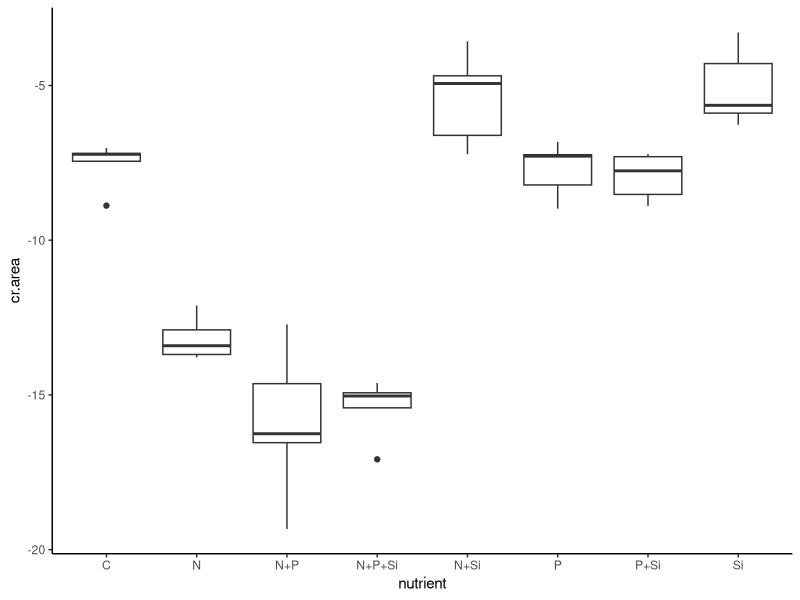
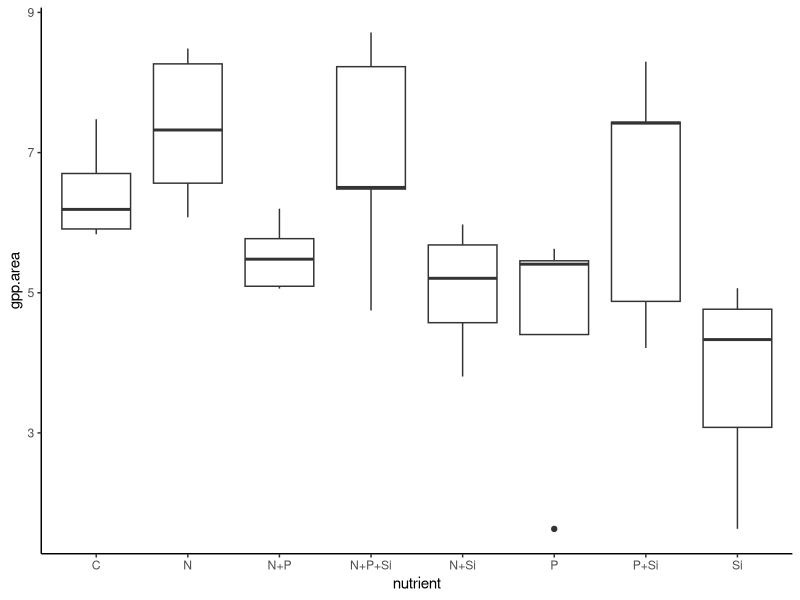
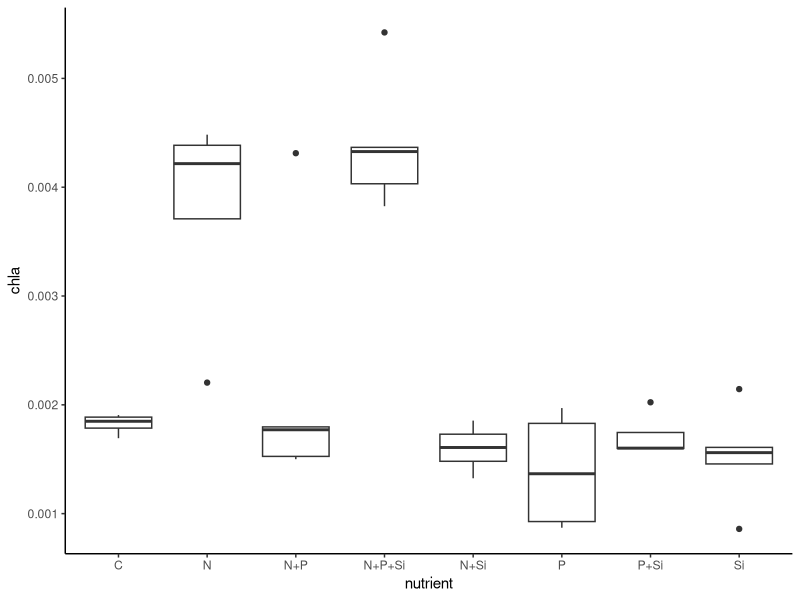
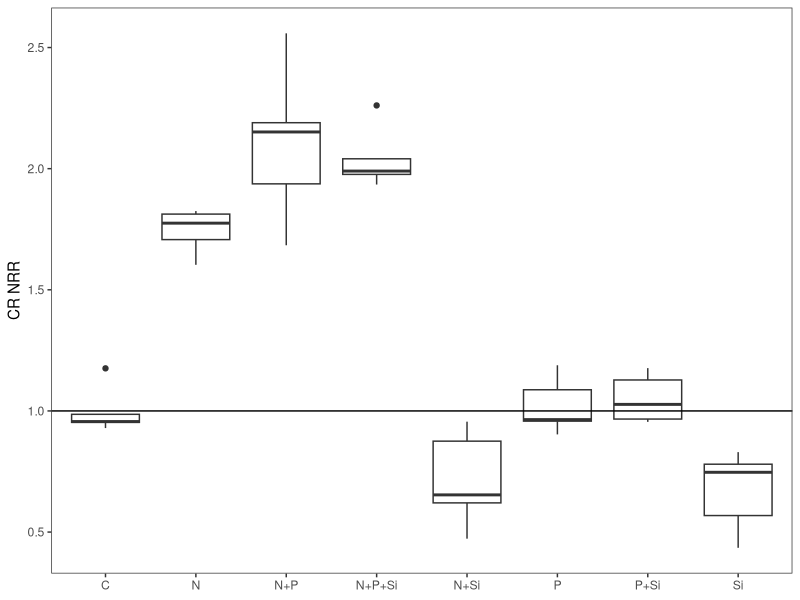
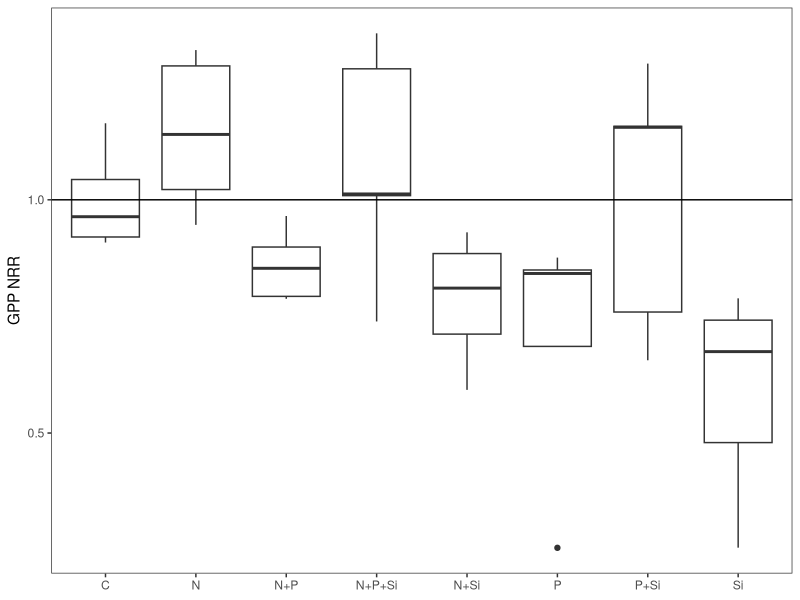
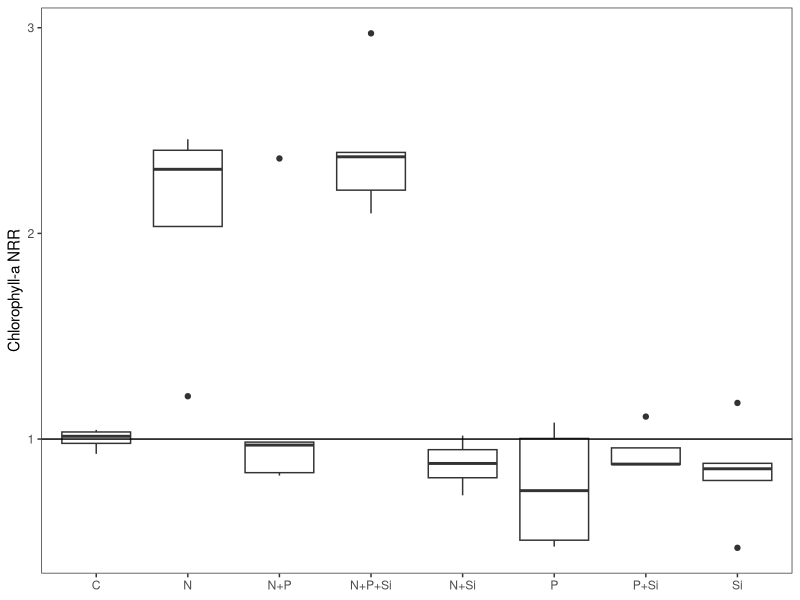
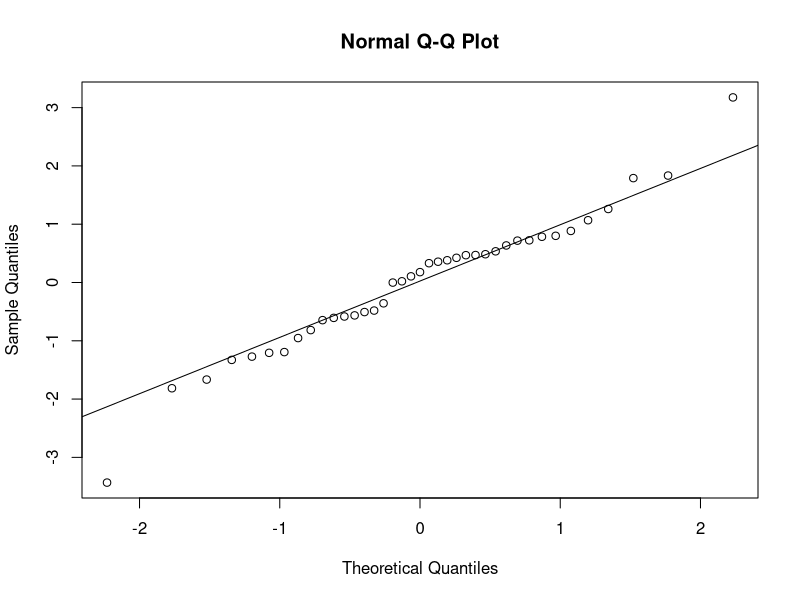
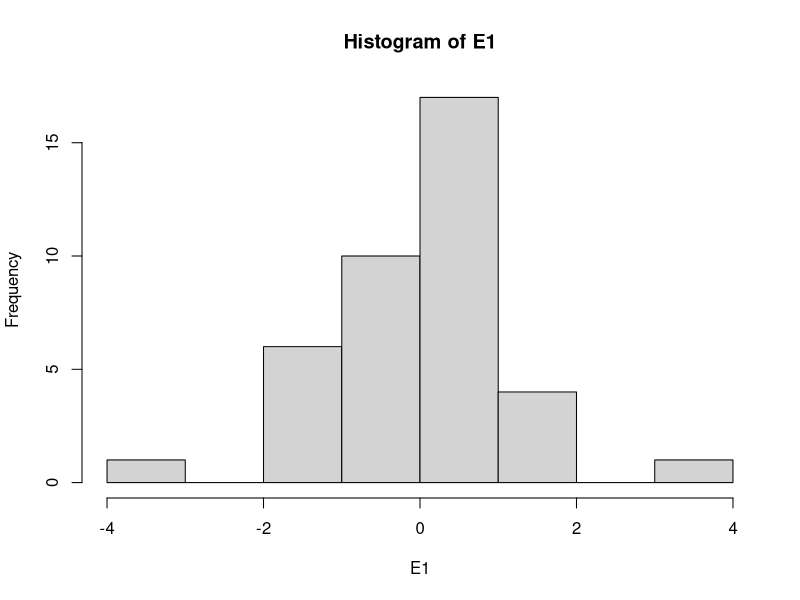

Generate these figures, in order, with R: (Note: this script raises an error after producing the figures.)
#Author:  Clay Arango
#Creation date: 10-Feb-19
#Script to analyze NDS data from Summer 2018 WSB work with S. Roley and A. Alexiades

#packages
install.packages("nlme")
install.packages("nortest")
install.packages("plyr")
install.packages("dplyr")
install.packages("multcomp")
install.packages("MASS")
install.packages("ggplot2")
library(nlme)
library(nortest)
library(plyr)
library(dplyr)
library(multcomp)
library(MASS)
library(ggplot2)

#Load data
ring_summer <- read.table(file="ring_summer.csv", header=T, sep=",")

#set variable
d = ring_summer

#evaluate data to make sure factors are correct
names(d)

unique(d$nutrient) #control, N, NP, NPSi, NSi, P, PSi, Si
unique(d$N) #should be 0 and 1
unique(d$P) #should be 0 and 1
unique(d$Si) #should be 0 and 1
unique(d$top) #should be "sponge" and "glass"
#if need to change, use recode function below. 
d$top<-recode(d$top, "cellulose" ="sponge")
str(d)

#convert N and P and Si values (0 or 1 for absence or presence) to factors
d$N<-as.factor(d$N)
d$P<-as.factor(d$P)
d$Si<-as.factor(d$Si)
str(d)

#subset data into gpp and cr response
d.cr = subset(d, top=="sponge", data=d)
d.gpp = subset(d, top=="glass", data=d)

#check for outliers and check data entry before calculating CR-NRR
ggplot(d.cr, aes(x=nutrient, y=cr.area)) + geom_boxplot() + theme_classic()
#looks OK

#calculate nrr for cr
x<-ddply(d.cr, "nutrient", summarise, ave_cr = mean(cr.area, na.rm=T)) 
x
d.cr$cr.nrr = d.cr$cr.area/-7.554539 #divide by control ave_cr

#check for outliers and check data entry before calculating GPP- and chla-NRR
ggplot(d.gpp, aes(x=nutrient, y=gpp.area)) + geom_boxplot() + theme_classic()
#K8 is very low
ggplot(d.gpp, aes(x=nutrient, y=chla)) + geom_boxplot() + theme_classic()
#all values are very low, check units. S1, L7 are low, N2 is high

#calculate nrr for gpp and chla
x<- ddply(d.gpp, "nutrient", summarise, ave_gpp = mean(gpp.area, na.rm=T), ave_chla = mean(chla, na.rm=T)) 
x
d.gpp$gpp.nrr = d.gpp$gpp.area/6.422422 #divide by control ave_gpp
d.gpp$chla.nrr = d.gpp$chla/0.001824141 #divide by control ave_chla
#use to exclude outliers
#x1<- ddply(subset(d.gpp, !(nds.id=="F6")), "nutrient", summarise, ave_chla = mean(chla_ug_cm2, na.rm=T)) 
#x1
#d.gpp$chla.nrr_1<-d.gpp$chla_ug_cm2/2.700340

#combine into one file and export
d.cr$chla.nrr<-NA
#d.cr$chla.nrr_1<-NA#for excluded outliers
d.cr$gpp.nrr<-NA
d.gpp$cr.nrr<-NA
d.nrr<-rbind(d.cr, d.gpp)
d.nrr$site.date<-"ring_summer"
write.table(d.nrr, "ring_summer_nrr.csv",  sep=",", quote=F, row.names =F)

###############
#plots of NRR
##############
ggplot(data=subset(d.cr, !(nutrient=="control")), aes(x=nutrient, y=cr.nrr))+geom_boxplot()+theme_bw()+
  ylab("CR NRR")+geom_abline(slope = 0, intercept = 1)+
  theme(axis.title.x=element_blank(), panel.grid.minor=element_blank(), panel.grid.major=element_blank())
#N limitation, possible P secondary limitation

ggplot(data=subset(d.gpp, !(nutrient=="control")), aes(x=nutrient, y=gpp.nrr))+geom_boxplot()+theme_bw()+
  ylab("GPP NRR")+geom_abline(slope = 0, intercept = 1)+
  theme(axis.title.x=element_blank(), panel.grid.minor=element_blank(), panel.grid.major=element_blank())
#possible N limitation (but not NP), likely no limitation

ggplot(data=subset(d.gpp, !(nutrient=="control")), aes(x=nutrient, y=chla.nrr))+geom_boxplot()+theme_bw()+
  ylab("Chlorophyll-a NRR")+geom_abline(slope = 0, intercept = 1)+ 
  theme(axis.title.x=element_blank(), panel.grid.minor=element_blank(), panel.grid.major=element_blank())
#N limitation (but why not N+P?)

##########
#NRR Summary Files
#########

GPP_sum<-ddply(d.gpp, "nutrient", summarise, ave_nrr.gpp=mean(gpp.nrr, na.rm=T), sd_nrr.gpp=sd(gpp.nrr, na.rm=T), 
               se_nrr.gpp =(sd(gpp.nrr)/sqrt(sum(!is.na(gpp.nrr)))), 
               ci95_nrr.gpp = (1.96*(sd(gpp.nrr)/sqrt(sum(!is.na(gpp.nrr))))),
               ave_nrr.chla=mean(chla.nrr, na.rm=T), sd_nrr.chla=sd(chla.nrr, na.rm=T), 
               se_nrr.chla =(sd(chla.nrr)/sqrt(sum(!is.na(chla.nrr)))), 
               ci95_nrr.chla = (1.96*(sd(chla.nrr)/sqrt(sum(!is.na(chla.nrr))))))
CR_sum<-ddply(d.cr, "nutrient", summarise, ave_nrr.cr=mean(cr.nrr, na.rm=T), sd_nrr.cr=sd(cr.nrr, na.rm=T), 
              se_nrr.cr =(sd(cr.nrr)/sqrt(sum(!is.na(cr.nrr)))), 
              ci95_nrr.cr = (1.96*(sd(cr.nrr)/sqrt(sum(!is.na(cr.nrr))))))

#now combine into one and export
d.sum<-merge(GPP_sum, CR_sum, by="nutrient")
d.sum$site_date<-"ring_summer"
write.table(d.sum, "ring_summer_summ.csv",  sep=",", quote=F, row.names=F)

############################################################
#analyze RESPIRATION data
############################################################

M1<-gls(cr.area~N*P*Si, data=d.cr, na.action=na.omit)
E1<-residuals(M1)
qqnorm(E1)
qqline(E1)
ad.test(E1)
   #residuals are normally distributed
hist(E1)  
plot(M1)

plot(filter(d.cr, !is.na(cr.area)) %>% dplyr::select(nutrient), 
     E1, xlab="nutrient", ylab="Residuals")
bartlett.test(cr.area~nutrient, data=d.cr)
   #variance test OK

anova(M1)
  
x <- group_by(d.cr, nutrient) %>%  # Grouping function causes subsequent functions to aggregate by season and reach
  summarize(cr.mean = abs(mean(cr.area, na.rm = TRUE)), # na.rm = TRUE to remove missing values
            cr.sd=abs(sd(cr.area, na.rm = TRUE)),  # na.rm = TRUE to remove missing values
            n = sum(!is.na(cr.area)), # of observations, excluding NAs. 
            cr.se=cr.sd/sqrt(n))

ggplot(data=x, aes(x=nutrient, y=cr.mean)) + 
  geom_bar(stat="identity", position=position_dodge(), color = "black") + 
  geom_errorbar(aes(ymin=cr.mean, ymax=cr.mean+cr.se), width=0.2, 
                position=position_dodge(0.9)) + 
  xlab("Nutrient") +
  ylab(expression(Respiration~(ug~O[2]~m^{-2}~h^{-1}))) +
  ylim(0,20) +
  labs(fill="Light") +
  theme_bw() +
  theme(panel.grid.major=element_blank(),
        panel.grid.minor=element_blank(),
        legend.title=element_text(size=6),
        legend.key=element_blank(), 
        legend.position=c(0.5,0.95), 
        legend.text=element_text(size=8), 
        legend.background=element_blank(), 
        legend.direction="horizontal", 
        legend.key.size=unit(0.3, "cm"), 
        axis.title.y=element_text(size=8), 
        axis.title.x=element_text(size=8), 
        axis.text.x=element_text(size=8))

#ggsave('output/figures/Ring_summer.tiff',
#       units="in",
#       width=3.25,
#       height=3.25,
#       dpi=1200,
#       compression="lzw")

#summarize nrr
x <- group_by(d.cr, nutrient) %>%  # Grouping function causes subsequent functions to aggregate by season and reach
  summarize(cr.mean = abs(mean(cr.nrr, na.rm = TRUE)), # na.rm = TRUE to remove missing values
            cr.sd=abs(sd(cr.nrr, na.rm = TRUE)),  # na.rm = TRUE to remove missing values
            n = sum(!is.na(cr.nrr)), # of observations, excluding NAs. 
            cr.se=cr.sd/sqrt(n))

############################################################
#analyze the PRODUCTION data
############################################################

M1<-gls(gpp.area~N*P*Si, data=d.gpp, na.action=na.omit) 
E1<-residuals(M1)
qqnorm(E1)
qqline(E1)
ad.test(E1)
   #residuals are not normal, but they are close

hist(E1, xlab="residuals", main="")
plot(M1)

plot(filter(d.gpp, !is.na(gpp.area)) %>% dplyr::select(nutrient), 
     E1, xlab="nutrient", ylab="Residuals")
bartlett.test(gpp.area~nutrient, data=d.gpp)
   #OK

anova(M1)
  
x <- group_by(d.gpp, nutrient) %>%  # Grouping function causes subsequent functions to aggregate by season and reach
  summarize(gpp.mean = abs(mean(gpp.area, na.rm = TRUE)), # na.rm = TRUE to remove missing values
            gpp.sd=abs(sd(gpp.area, na.rm = TRUE)),  # na.rm = TRUE to remove missing values
            n = sum(!is.na(gpp.area)), # of observations, excluding NAs. 
            gpp.se=gpp.sd/sqrt(n))

ggplot(data=x, aes(x=nutrient, y=gpp.mean)) + 
  geom_bar(stat="identity", position=position_dodge(), color = "black") + 
  geom_errorbar(aes(ymin=gpp.mean, ymax=gpp.mean+gpp.se), width=0.2, 
                position=position_dodge(0.9)) + 
  xlab("Nutrient") +
  ylab(expression(Production~(ug~O[2]~m^{-2}~h^{-1}))) +
  labs(fill="Light") +
  theme_bw() +
  theme(panel.grid.major=element_blank(),
        panel.grid.minor=element_blank(), 
        legend.title=element_text(size=6), 
        legend.key=element_blank(),  
        legend.position=c(0.5,0.95),  
        legend.text=element_text(size=8),  
        legend.background=element_blank(),  
        legend.direction="horizontal",  
        legend.key.size=unit(0.3, "cm"),  
        axis.title.y=element_text(size=8),  
        axis.title.x=element_text(size=8),  
        axis.text.x=element_text(size=8))

#ggsave('output/figures/gppByNutrient.tiff',
#       units="in",
#       width=3.25,
#       height=3.25,
#       dpi=1200,
#       compression="lzw")


#summarize nrr
x <- group_by(d.gpp, nutrient) %>%  # Grouping function causes subsequent functions to aggregate by season and reach
  summarize(gpp.mean = abs(mean(gpp.nrr, na.rm = TRUE)), # na.rm = TRUE to remove missing values
            gpp.sd=abs(sd(gpp.nrr, na.rm = TRUE)),  # na.rm = TRUE to remove missing values
            n = sum(!is.na(gpp.nrr)), # of observations, excluding NAs. 
            gpp.se=gpp.sd/sqrt(n))


#BELOW HERE IS NOT EDITED





############################################################
#analyze the CHL-A biomass on disks

M1<-gls(chla~N*P*light, data=roza_sum.chla, na.action=na.omit)
E1<-residuals(M1)
qqnorm(E1)
qqline(E1)
ad.test(E1)
  #residuals look bad (p=0.001)
hist(E1)
plot(M1)

vf1 = varIdent(form = ~ 1|N*P)
vf2 = varIdent(form = ~ 1|light)
vf3 = varIdent(form = ~ 1|N*P*light)
vf4 = varPower(form = ~ fitted(.)) 
vf5 = varExp(form = ~ fitted(.))
vf6 = varConstPower(form = ~ fitted(.))
vf7 = varExp(form = ~ fitted(.)|nutrient)

M2<-gls(chla~N*P*light, data=roza_sum.chla, na.action=na.omit, weights=vf1)
M3<-gls(chla~N*P*light, data=roza_sum.chla, na.action=na.omit, weights=vf2)
M4<-gls(chla~N*P*light, data=roza_sum.chla, na.action=na.omit, weights=vf3)
M5<-gls(chla~N*P*light, data=roza_sum.chla, na.action=na.omit, weights=vf4)
M6<-gls(chla~N*P*light, data=roza_sum.chla, na.action=na.omit, weights=vf5)
M7<-gls(chla~N*P*light, data=roza_sum.chla, na.action=na.omit, weights=vf6)
M8<-gls(chla~N*P*light, data=roza_sum.chla, na.action=na.omit, weights=vf7)

anova(M1,M2,M3,M4,M5,M6,M7,M8)

#M3 is best on AIC

E3<-residuals(M3)
qqnorm(E3)
qqline(E3)
ad.test(E3)
#residuals are not normal (p=0.001)
hist(E3, xlab="residuals", main="")
plot(M3)
  #hist and plot look good

plot(filter(roza_sum.chla, !is.na(chla)) %>% dplyr::select(light), 
     E3, xlab="light", ylab="Residuals")
bartlett.test(chla~light, data=roza_sum.chla)

plot(filter(roza_sum.chla, !is.na(chla)) %>% dplyr::select(nutrient), 
     E3, xlab="nutrient", ylab="Residuals")
bartlett.test(chla~nutrient, data=roza_sum.chla)

anova(M3)

#light is significant and N and P separately interact with light

x<-roza_sum.chla[complete.cases(roza_sum.chla$chla),]

with(x, 
     interaction.plot(nutrient,light,chla, 
                      ylim=c(0,1.5),lty=c(1,12),lwd=2,ylab="Chlorophyll a", 
                      xlab="Nutrient", trace.label="Light"))

x <- group_by(roza_sum.chla, nutrient, light) %>%  # Grouping function causes subsequent functions to aggregate by season and reach
  summarize(chla.mean = mean(chla, na.rm = TRUE), # na.rm = TRUE to remove missing values
            chla.sd=sd(chla, na.rm = TRUE),  # na.rm = TRUE to remove missing values
            n = sum(!is.na(chla)), # of observations, excluding NAs. 
            chla.se=chla.sd/sqrt(n))

ggplot(data=x, 
       aes(x=nutrient, y=chla.mean, fill=light)) + 
  geom_bar(stat="identity", position=position_dodge(), color = "black") + 
  geom_errorbar(aes(ymin=chla.mean, ymax=chla.mean+chla.se), width=0.2, 
                position=position_dodge(0.9)) + 
  scale_fill_manual(values=c("white","black")) +
  xlab("Nutrient") +
  ylab(expression(Chlorophyll~a~(ug~cm^{-2}))) +
  ylim(0,1.7) +
  labs(fill="Light") +
  theme_bw() +
  theme(panel.grid.major=element_blank(), 
        panel.grid.minor=element_blank(), 
        legend.title=element_text(size=6), 
        legend.key=element_blank(), 
        legend.position=c(0.5,0.95), 
        legend.text=element_text(size=8), 
        legend.background=element_blank(), 
        legend.direction="horizontal", 
        legend.key.size=unit(0.3, "cm"), 
        axis.title.y=element_text(size=8), 
        axis.title.x=element_text(size=8), 
        axis.text.x=element_text(size=8))

ggsave('output/figures/chlaByNutrientLight.tiff',
       units="in",
       width=3.25,
       height=3.25,
       dpi=1200,
       compression="lzw")



############################################################
############################################################
#calculate nrr mean and standard error
x1 <- group_by(roza_sum, nutrient, light) %>%  # Grouping function causes subsequent functions to aggregate by season and reach
  summarize(chla.nrr.mean = mean(chla.nrr, na.rm = TRUE), # na.rm = TRUE to remove missing values
            chla.nrr.sd=sd(chla.nrr, na.rm = TRUE),  # na.rm = TRUE to remove missing values
            chla.n = sum(!is.na(chla.nrr)), # of observations, excluding NAs. 
            chla.nrr.se=chla.nrr.sd/sqrt(chla.n))


x2 <- group_by(roza_sum, nutrient, light) %>%  # Grouping function causes subsequent functions to aggregate by season and reach
  summarize(gpp.nrr.mean = mean(gpp.nrr, na.rm = TRUE), # na.rm = TRUE to remove missing values
            gpp.nrr.sd=sd(gpp.nrr, na.rm = TRUE),  # na.rm = TRUE to remove missing values
            gpp.n = sum(!is.na(gpp.nrr)), # of observations, excluding NAs. 
            gpp.nrr.se=gpp.nrr.sd/sqrt(gpp.n))

x3 <- group_by(roza_sum, nutrient, light) %>%  # Grouping function causes subsequent functions to aggregate by season and reach
  summarize(cr.nrr.mean = mean(cr.nrr, na.rm = TRUE), # na.rm = TRUE to remove missing values
            cr.nrr.sd=sd(cr.nrr, na.rm = TRUE),  # na.rm = TRUE to remove missing values
            cr.n = sum(!is.na(cr.nrr)), # of observations, excluding NAs. 
            cr.nrr.se=cr.nrr.sd/sqrt(cr.n))

roza_sum.nrr<-cbind(x1,x2,x3)
roza_sum.nrr <- roza_sum.nrr[, !duplicated(colnames(roza_sum.nrr))]
write.csv(roza_sum.nrr, "roza_sum.nrr.csv")
